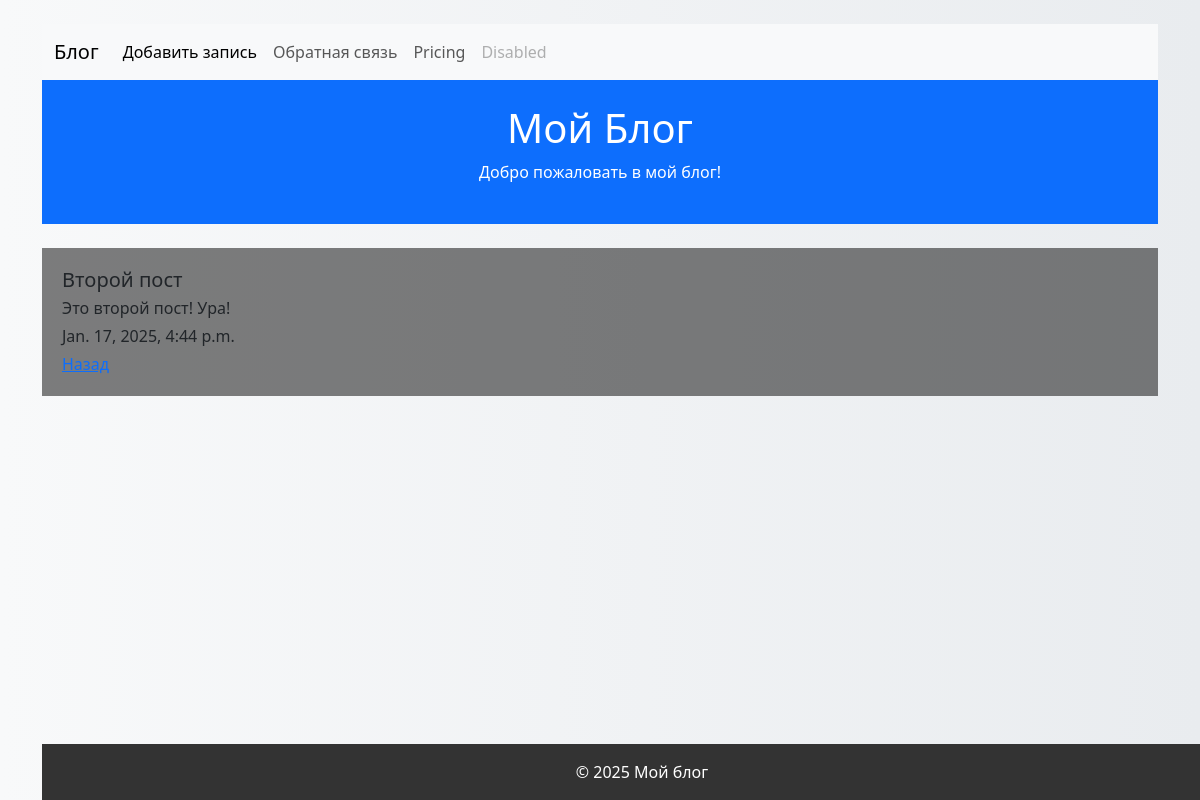
The page /posts/2 on the database its author committed.
### core/models.py (models this page shows, shortened)
class Post(models.Model):
     title = models.CharField(max_length=255, verbose_name='Заголовок')
     text = models.TextField(max_length=255, verbose_name='Текст')
     created_date = models.DateTimeField(auto_now_add=True, verbose_name='Дата создания')
     category = models.ForeignKey(PostCategory, blank=True, null=True, on_delete=models.SET_NULL, verbose_name='Категория')
     class Meta:
        verbose_name = 'Пост'
        verbose_name_plural = 'Посты'
        ordering = ['-created_date']

### core/views.py (the view)
# urls.py: path('posts/<int:post_id>', views.post_detail, name = 'post_detail'),
def post_detail(request, post_id):
     post = Post.objects.get(id=post_id)
     return render (request, 'post_detail.html', {'post':post})

### templates/post_detail.html
{% extends 'base.html' %}
{% block content %}
<div class="container mt-4 overlay">
    <div class="row">
        <div class="col-md-9">
            <h5 class="mb-1">{{post.title}}</h5>
            <p class="mb-1">{{post.text}}</p>
            <p class="mb-1">{{post.created_date}}</p>
            <a href="/">Назад</a>
        </div>
    </div>
</div>
{% endblock %}

### templates/base.html (style rules this page uses)
body { background: linear-gradient(to right, #f8f9fa, #e9ecef); }
.overlay { background-color: rgba(0, 0, 0, 0.5); padding: 20px; }

### rows shown on the page
Post: title "Второй пост", text "Это второй пост! Ура!", created_date "Jan. 17, 2025, 4:44 p.m."
